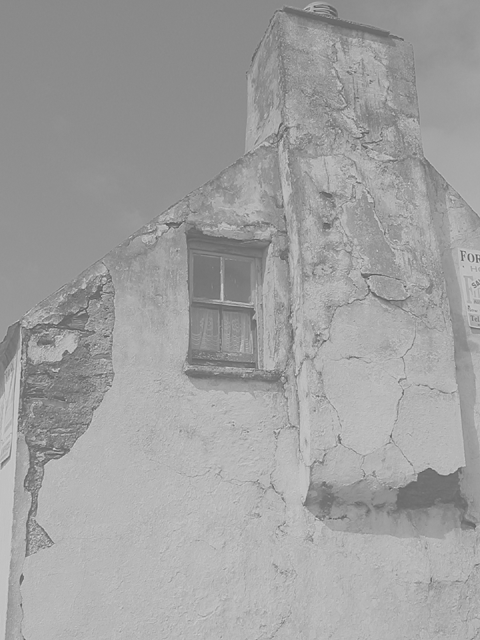
#> input picture OpenCV/images/ireland-06-02.tif, 480 x 640 px, found by its file name; the run also reads 2 pictures not shown here
$ python aula_03_ex_03.py
#> lines starting #> are read from the running program, lines starting #| are printed output that depends on the picture
import sys
import numpy as np
import cv2
from matplotlib import pyplot as plt

# Read the images
image1 = cv2.imread("./images/ireland-06-01.tif", cv2.IMREAD_UNCHANGED)
image2 = cv2.imread("./images/ireland-06-02.tif", cv2.IMREAD_UNCHANGED)
#> image2 is the input picture: shape (640, 480); min 79, max 217, mean 160.1
image3 = cv2.imread("./images/ireland-06-03.tif", cv2.IMREAD_UNCHANGED)
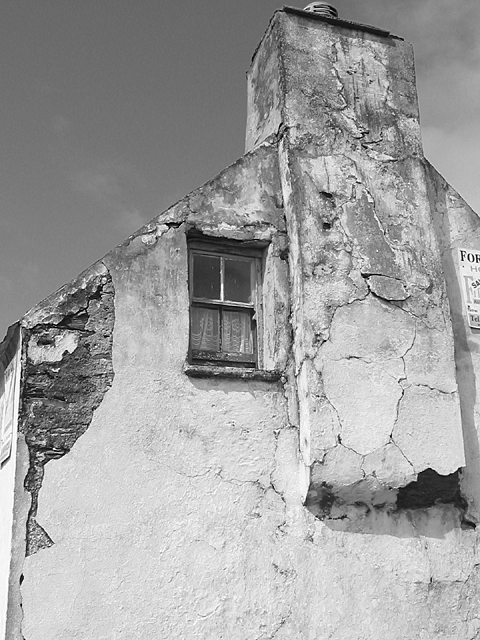
#> input picture images/ireland-06-03.tif, 480 x 640 px, found by its file name
#> image3 is the input picture: shape (640, 480); min 0, max 255, mean 160.3
image4 = cv2.imread("./images/ireland-06-04.tif", cv2.IMREAD_UNCHANGED)
image5 = cv2.imread("./images/ireland-06-05.tif", cv2.IMREAD_UNCHANGED)
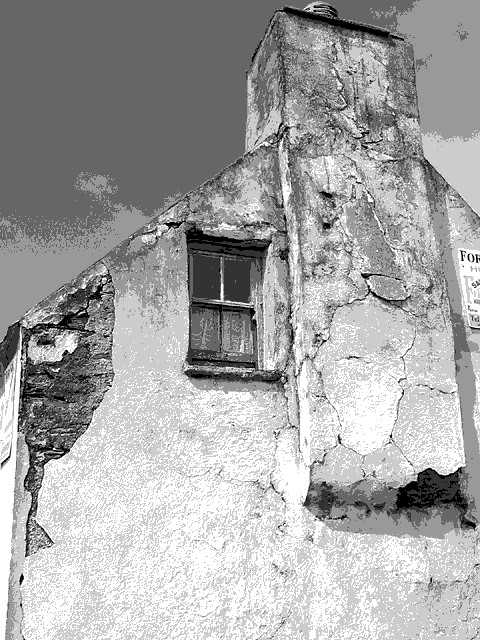
#> input picture images/ireland-06-05.tif, 480 x 640 px, found by its file name
#> image5 is the input picture: shape (640, 480); min 0, max 255, mean 165.8
image6 = cv2.imread("./images/ireland-06-06.tif", cv2.IMREAD_UNCHANGED)

list_image = [image1, image2, image3, image4, image5, image6]

# Verificação de leitura das imagens
for idx, image in enumerate(list_image):
    if image is None:
        print(f"Image file {idx+1} could not be opened!")
#> (the run stopped early here; a loop or call above may not have finished)
